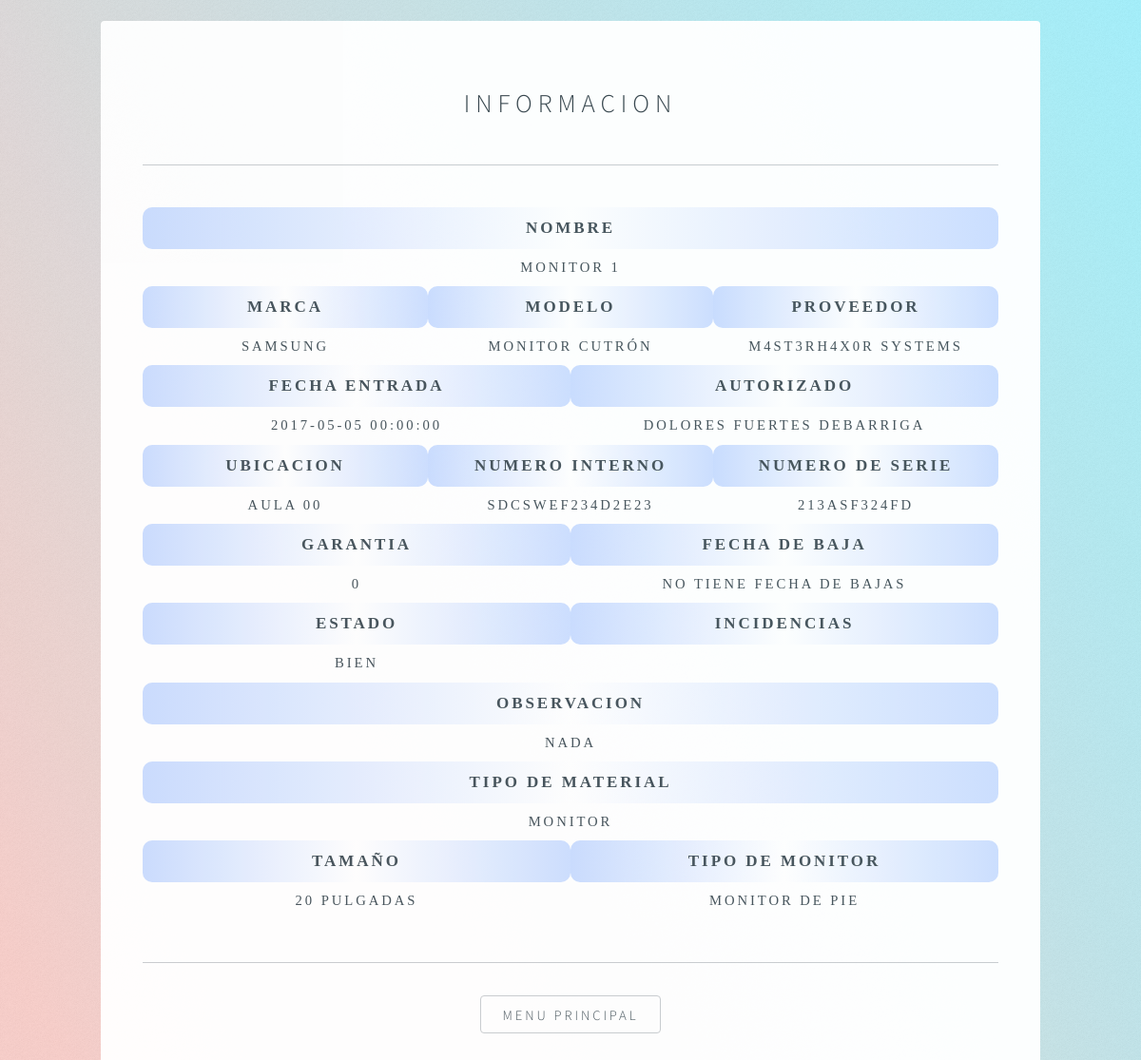
The page /php/Desglose.php?id=2 on the database its author committed.
### tables this page shows
CREATE TABLE IF NOT EXISTS `materiales` (
  `idMaterial` int(11) NOT NULL AUTO_INCREMENT,
  `nombre` varchar(35) NOT NULL,
  `idProveedor` int(11) NOT NULL,
  `idMarca` int(11) NOT NULL,
  `modelo` varchar(40) NOT NULL,
  `numeroSerie` varchar(15) NOT NULL,
  `cantidad` int(11) NOT NULL,
  `fechaEntrada` datetime NOT NULL,
  `idAutorizador` int(11) NOT NULL,
  `idUbicacion` int(11) NOT NULL,
  `numeroInterno` varchar(20) NOT NULL,
  `garantia` tinyint(1) NOT NULL,
  `fechaBaja` datetime DEFAULT NULL,
  `estado` varchar(40) NOT NULL,
  `observaciones` varchar(60) NOT NULL,
  PRIMARY KEY (`idMaterial`)
);

CREATE TABLE IF NOT EXISTS `marcas` (
  `idMarca` int(11) NOT NULL AUTO_INCREMENT,
  `Nombre` varchar(35) NOT NULL,
  PRIMARY KEY (`idMarca`)
);

CREATE TABLE IF NOT EXISTS `proveedores` (
  `idProveedor` int(11) NOT NULL AUTO_INCREMENT,
  `nombre` varchar(35) NOT NULL,
  PRIMARY KEY (`idProveedor`)
);

CREATE TABLE IF NOT EXISTS `usuarios` (
  `idUsuario` int(11) NOT NULL AUTO_INCREMENT,
  `nombre` varchar(30) NOT NULL,
  `apellidos` varchar(50) NOT NULL,
  `rol` varchar(25) NOT NULL,
  `username` varchar(20) NOT NULL,
  `password` varchar(20) NOT NULL,
  PRIMARY KEY (`idUsuario`)
);

CREATE TABLE IF NOT EXISTS `ubicaciones` (
  `idUbicacion` int(11) NOT NULL AUTO_INCREMENT,
  `nombre` varchar(50) NOT NULL,
  `nombreAntiguo` varchar(50) NOT NULL,
  PRIMARY KEY (`idUbicacion`)
);

CREATE TABLE IF NOT EXISTS `monitores` (
  `idMaterial` int(11) NOT NULL,
  `tamanyo` varchar(25) NOT NULL,
  `tipo` varchar(35) NOT NULL,
  PRIMARY KEY (`idMaterial`)
);

### php/Desglose.php (the view, shortened to what this page needs)
<!DOCTYPE HTML>
<html>
	<head>
		<link rel="stylesheet" href= ../css/main.css />
	</head>
	<body class="is-loading">
	<?php
      include("conexion.php");
      $idMaterial=$_GET['id'];
      $material = "SELECT * FROM materiales where idMaterial = $idMaterial";
      $registros = mysqli_query($conexion,$material) or die("Error en la consulta de seleccion $material");
    ?>
			<div id="wrapper">
					<section id="main">
						<header>
							<h1>Informacion</h1>
						</header>
						<hr />
							<table class="visualizacion">
								<tr>
									<th colspan="6">
										Nombre
									</th>
								</tr>
								<tr>
									<td colspan="6">
									<?php
								        while($linea=mysqli_fetch_array($registros))
								        {
								        	$nombre = $linea['nombre'];
								        	echo "$nombre";
								      ?>
									</td>
								</tr>
								<tr>
									<th colspan="2">
										Marca
									</th>
									<th colspan="2">
										Modelo
									</th>
									<th colspan="2">
										Proveedor
									</th>
								</tr>
								<tr>
									<td colspan="2">
									<?php
								        	$marca = "SELECT * FROM marcas where idMarca = ".$linea['idMarca'];
								        	$registros2 = mysqli_query($conexion,$marca) or die("Error en la consulta de seleccion $marca");
								        	while($linea2=mysqli_fetch_array($registros2))
								        	{
								        		$nombreM = $linea2['Nombre'];
												echo "$nombreM";
								        	}
								      ?>
									</td>
									<td colspan="2">
									<?php
								        	$modelo = $linea['modelo'];
								        	echo "$modelo";
								      ?>
									</td>
									<td colspan="2">
										<?php
								        	$proveedor = "SELECT * FROM proveedores where idProveedor = ".$linea['idProveedor'];
								        	$registros3 = mysqli_query($conexion,$proveedor) or die("Error en la consulta de seleccion $proveedor");
								        	while($linea3=mysqli_fetch_array($registros3)){
								        		$nombreP = $linea3['nombre'];
												echo "$nombreP";
								        	}
								      	?>
									</td>
								</tr>
								<tr>
									<th colspan="3">
										Fecha Entrada
									</th>
									<th colspan="3">
										Autorizado
									</th>
								</tr>
								<tr>
									<td colspan="3">
										<?php
								        	$fecEntrada = $linea['fechaEntrada'];
								        	echo "$fecEntrada";
								      	?>
									</td>
									<td colspan="3">
										<?php
								        	$autorizado = "SELECT * FROM usuarios where idUsuario = ".$linea['idAutorizador'];
								        	$registros4 = mysqli_query($conexion,$autorizado) or die("Error en la consulta de seleccion $autorizado");
								        	while($linea4=mysqli_fetch_array($registros4)){
								        		$nombreA = $linea4['nombre']." ". $linea4['apellidos'];
												echo "$nombreA";
								        	}
								      	?>
									</td>
								</tr>
								<tr>
									<th colspan="2">
										Ubicacion
									</th>
									<th colspan="2">
										Numero Interno
									</th>
									<th colspan="2">
										Numero de Serie
									</th>
								</tr>
								<tr>
									<td colspan="2">
										<?php
								        	$ubicacion = "SELECT * FROM ubicaciones where idUbicacion = ".$linea['idUbicacion'];
								        	$registros5 = mysqli_query($conexion,$ubicacion) or die("Error en la consulta de seleccion $ubicacion");
								        	while($linea5=mysqli_fetch_array($registros5)){
								        		$nombreU = $linea5['nombre'];
												echo "$nombreU";
								        	}
								      	?>
									</td>
									<td colspan="2">
										<?php
								        	$numeroInterno = $linea['numeroInterno'];
								        	if($numeroInterno == null){
								        		echo "No tiene número interno";
								        	}else{
								        		echo "$numeroInterno";
								        	}
								      	?>
									</td>
									<td colspan="2">
										<?php
								        	$numeroSerie = $linea['numeroSerie'];
								        	if($numeroSerie == null){
								        		echo "No tiene número de serie";
								        	}else{
								        		echo "$numeroSerie";
								        	}
								      	?>
									</td>
								</tr>
								<tr>
									<th colspan="3">
										Garantia
									</th>
									<th colspan="3">
										Fecha de Baja
									</th>
								</tr>
								<tr>
									<td colspan="3">
										<?php
								        	$garantia = $linea['garantia'];
								        	if($garantia==null){
								        		echo "No tiene garantia";
								        	}else{
								        		echo "$garantia";
								        	}
								      	?>
									</td>
									<td colspan="3">
										<?php
								        	$fechaBaja = $linea['fechaBaja'];
								        	if($fechaBaja==null){
								        		echo "No tiene fecha de bajas";
								        	}else{
								        		echo "$fechaBaja";
								        	}
								      	?>
									</td>
								</tr>
								<tr>
									<th colspan="3">
										Estado
									</th>
									<th colspan="3">
										Incidencias
									</th>
								</tr>
								<tr>
									<td colspan="3">
										<?php
								        	$estado = $linea['estado'];
								        	if($estado == null){
								        		echo "No tiene estado";
								        	}else{
								        		echo "$estado";
								        	}
								      	?>
									</td>
									<td colspan="3">
									</td>
								</tr>
								<tr>
									<th colspan="6">
										Observacion
									</th>
								</tr>
								<tr>
									<td colspan="6">
										<?php
									        	$observaciones = $linea['observaciones'];
									        	if($observaciones == null){
									        		echo "No tiene observaciones";
									        	}else{
									        		echo "$observaciones";
									        	}
									    ?>
									</td>
								</tr>
								<?php
								        $tipo3 = "SELECT * FROM monitores where idMaterial = ".$linea['idMaterial'];
								        $registros8 = mysqli_query($conexion,$tipo3) or die("Error en la consulta de seleccion $tipo3");
								        while($linea8=mysqli_fetch_array($registros8)){
								        	$tamanyo = $linea8['tamanyo'];
								        	$tipo = $linea8['tipo'];
								        	echo "<tr><th colspan='6'>Tipo de material</th></tr><tr><td colspan='6'>Monitor</td></tr>";
											echo "<tr><th colspan='3'>Tamaño</th><th colspan='3'>Tipo de monitor</th></tr><tr><td colspan='3'>$tamanyo</td><td colspan='3'>$tipo</td></tr>";
								        }
									}
								?>
							</table>
						<hr/>
						<footer>
							<ul class="icons">
								<a href="principal.php"><input type="button" value="Menu Principal">
							</ul>
						</footer>
					</section>
			</div>
	</body>
</html>

### rows shown on the page
materiales: nombre "MONITOR 1", modelo "MONITOR CUTRÓN", fechaEntrada "2017-05-05 00:00:00", numeroInterno "SDCSWEF234D2E23", numeroSerie "213ASF324FD", garantia "0", estado "BIEN", observaciones "NADA"
marcas: Nombre "SAMSUNG"
proveedores: nombre "M4ST3RH4X0R SYSTEMS"
usuarios: nombreA "DOLORES FUERTES DEBARRIGA"
ubicaciones: nombre "AULA 00"
monitores: tamanyo "20 PULGADAS", tipo "MONITOR DE PIE"
